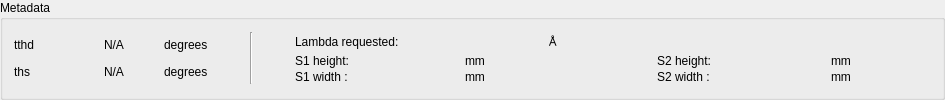
                <widget class="QGroupBox" name="groupBox_6">
                 <property name="title">
                  <string>Metadata</string>
                 </property>
                 <layout class="QVBoxLayout" name="verticalLayout_12">
                  <property name="spacing">
                   <number>2</number>
                  </property>
                  <item>
                   <layout class="QHBoxLayout" name="horizontalLayout_4">
                    <item>
                     <layout class="QVBoxLayout" name="verticalLayout_14">
                      <item>
                       <layout class="QHBoxLayout" name="horizontalLayout_28">
                        <property name="spacing">
                         <number>0</number>
                        </property>
                        <item>
                         <widget class="QLabel" name="label_5">
                          <property name="minimumSize">
                           <size>
                            <width>50</width>
                            <height>0</height>
                           </size>
                          </property>
                          <property name="maximumSize">
                           <size>
                            <width>50</width>
                            <height>16777215</height>
                           </size>
                          </property>
                          <property name="sizeIncrement">
                           <size>
                            <width>0</width>
                            <height>0</height>
                           </size>
                          </property>
                          <property name="text">
                           <string>tthd</string>
                          </property>
                         </widget>
                        </item>
                        <item>
                         <widget class="QLabel" name="tthd_value">
                          <property name="minimumSize">
                           <size>
                            <width>100</width>
                            <height>0</height>
                           </size>
                          </property>
                          <property name="maximumSize">
                           <size>
                            <width>100</width>
                            <height>16777215</height>
                           </size>
                          </property>
                          <property name="text">
                           <string>N/A</string>
                          </property>
                          <property name="alignment">
                           <set>Qt::AlignCenter</set>
                          </property>
                         </widget>
                        </item>
                        <item>
                         <widget class="QLabel" name="label_7">
                          <property name="text">
                           <string>degrees</string>
                          </property>
                         </widget>
                        </item>
                       </layout>
                      </item>
                      <item>
                       <layout class="QHBoxLayout" name="horizontalLayout_30">
                        <property name="spacing">
                         <number>0</number>
                        </property>
                        <item>
                         <widget class="QLabel" name="label_8">
                          <property name="minimumSize">
                           <size>
                            <width>50</width>
                            <height>0</height>
                           </size>
                          </property>
                          <property name="maximumSize">
                           <size>
                            <width>50</width>
                            <height>16777215</height>
                           </size>
                          </property>
                          <property name="sizeIncrement">
                           <size>
                            <width>0</width>
                            <height>0</height>
                           </size>
                          </property>
                          <property name="text">
                           <string>ths</string>
                          </property>
                         </widget>
                        </item>
                        <item>
                         <widget class="QLabel" name="ths_value">
                          <property name="minimumSize">
                           <size>
                            <width>100</width>
                            <height>0</height>
                           </size>
                          </property>
                          <property name="maximumSize">
                           <size>
                            <width>100</width>
                            <height>16777215</height>
                           </size>
                          </property>
                          <property name="text">
                           <string>N/A</string>
                          </property>
                          <property name="alignment">
                           <set>Qt::AlignCenter</set>
                          </property>
                         </widget>
                        </item>
                        <item>
                         <widget class="QLabel" name="label_11">
                          <property name="text">
                           <string>degrees</string>
                          </property>
                         </widget>
                        </item>
                       </layout>
                      </item>
                     </layout>
                    </item>
                    <item>
                     <spacer name="horizontalSpacer_8">
                      <property name="orientation">
                       <enum>Qt::Horizontal</enum>
                      </property>
                      <property name="sizeHint" stdset="0">
                       <size>
                        <width>40</width>
                        <height>20</height>
                       </size>
                      </property>
                     </spacer>
                    </item>
                    <item>
                     <widget class="Line" name="line_5">
                      <property name="orientation">
                       <enum>Qt::Vertical</enum>
                      </property>
                     </widget>
                    </item>
                    <item>
                     <spacer name="horizontalSpacer_2">
                      <property name="orientation">
                       <enum>Qt::Horizontal</enum>
                      </property>
                      <property name="sizeType">
                       <enum>QSizePolicy::Fixed</enum>
                      </property>
                      <property name="sizeHint" stdset="0">
                       <size>
                        <width>40</width>
                        <height>20</height>
                       </size>
                      </property>
                     </spacer>
                    </item>
                    <item>
                     <layout class="QVBoxLayout" name="verticalLayout_18">
                      <item>
                       <layout class="QHBoxLayout" name="horizontalLayout_5">
                        <item>
                         <widget class="QLabel" name="label_22">
                          <property name="minimumSize">
                           <size>
                            <width>150</width>
                            <height>0</height>
                           </size>
                          </property>
                          <property name="maximumSize">
                           <size>
                            <width>150</width>
                            <height>16777215</height>
                           </size>
                          </property>
                          <property name="sizeIncrement">
                           <size>
                            <width>150</width>
                            <height>0</height>
                           </size>
                          </property>
                          <property name="text">
                           <string>Lambda requested:</string>
                          </property>
                         </widget>
                        </item>
                        <item>
                         <widget class="QLabel" name="lambda_request">
                          <property name="minimumSize">
                           <size>
                            <width>100</width>
                            <height>0</height>
                           </size>
                          </property>
                          <property name="maximumSize">
                           <size>
                            <width>50</width>
                            <height>16777215</height>
                           </size>
                          </property>
                          <property name="text">
                           <string/>
                          </property>
                         </widget>
                        </item>
                        <item>
                         <widget class="QLabel" name="label_23">
                          <property name="minimumSize">
                           <size>
                            <width>50</width>
                            <height>0</height>
                           </size>
                          </property>
                          <property name="maximumSize">
                           <size>
                            <width>50</width>
                            <height>16777215</height>
                           </size>
                          </property>
                          <property name="text">
                           <string>&amp;#8491;</string>
                          </property>
                          <property name="textFormat">
                           <enum>Qt::RichText</enum>
                          </property>
                         </widget>
                        </item>
                        <item>
                         <spacer name="horizontalSpacer_10">
                          <property name="orientation">
                           <enum>Qt::Horizontal</enum>
                          </property>
                          <property name="sizeHint" stdset="0">
                           <size>
                            <width>40</width>
                            <height>20</height>
                           </size>
                          </property>
                         </spacer>
                        </item>
                       </layout>
                      </item>
                      <item>
                       <layout class="QHBoxLayout" name="horizontalLayout_8">
                        <item>
                         <layout class="QVBoxLayout" name="verticalLayout_19">
                          <item>
                           <layout class="QHBoxLayout" name="horizontalLayout_33">
                            <property name="spacing">
                             <number>0</number>
                            </property>
                            <item>
                             <widget class="QLabel" name="label_24">
                              <property name="minimumSize">
                               <size>
                                <width>70</width>
                                <height>0</height>
                               </size>
                              </property>
                              <property name="maximumSize">
                               <size>
                                <width>70</width>
                                <height>16777215</height>
                               </size>
                              </property>
                              <property name="text">
                               <string>S1 height:</string>
                              </property>
                             </widget>
                            </item>
                            <item>
                             <widget class="QLabel" name="s1h">
                              <property name="minimumSize">
                               <size>
                                <width>100</width>
                                <height>0</height>
                               </size>
                              </property>
                              <property name="maximumSize">
                               <size>
                                <width>100</width>
                                <height>16777215</height>
                               </size>
                              </property>
                              <property name="text">
                               <string/>
                              </property>
                              <property name="alignment">
                               <set>Qt::AlignCenter</set>
                              </property>
                             </widget>
                            </item>
                            <item>
                             <widget class="QLabel" name="det_angle_unit_label">
                              <property name="minimumSize">
                               <size>
                                <width>150</width>
                                <height>0</height>
                               </size>
                              </property>
                              <property name="maximumSize">
                               <size>
                                <width>150</width>
                                <height>16777215</height>
                               </size>
                              </property>
                              <property name="text">
                               <string>mm</string>
                              </property>
                             </widget>
                            </item>
                           </layout>
                          </item>
                          <item>
                           <layout class="QHBoxLayout" name="horizontalLayout_34">
                            <property name="spacing">
                             <number>0</number>
                            </property>
                            <item>
                             <widget class="QLabel" name="label_26">
                              <property name="minimumSize">
                               <size>
                                <width>70</width>
                                <height>0</height>
                               </size>
                              </property>
                              <property name="maximumSize">
                               <size>
                                <width>70</width>
                                <height>16777215</height>
                               </size>
                              </property>
                              <property name="text">
                               <string>S1 width :</string>
                              </property>
                             </widget>
                            </item>
                            <item>
                             <widget class="QLabel" name="s1w">
                              <property name="minimumSize">
                               <size>
                                <width>100</width>
                                <height>0</height>
                               </size>
                              </property>
                              <property name="maximumSize">
                               <size>
                                <width>100</width>
                                <height>16777215</height>
                               </size>
                              </property>
                              <property name="text">
                               <string/>
                              </property>
                              <property name="alignment">
                               <set>Qt::AlignCenter</set>
                              </property>
                             </widget>
                            </item>
                            <item>
                             <widget class="QLabel" name="det_angle_unit_label_7">
                              <property name="minimumSize">
                               <size>
                                <width>150</width>
                                <height>0</height>
                               </size>
                              </property>
                              <property name="maximumSize">
                               <size>
                                <width>150</width>
                                <height>16777215</height>
                               </size>
                              </property>
                              <property name="text">
                               <string>mm</string>
                              </property>
                             </widget>
                            </item>
                           </layout>
                          </item>
                         </layout>
                        </item>
                        <item>
                         <spacer name="horizontalSpacer_27">
                          <property name="orientation">
                           <enum>Qt::Horizontal</enum>
                          </property>
                          <property name="sizeHint" stdset="0">
                           <size>
                            <width>40</width>
                            <height>20</height>
                           </size>
                          </property>
                         </spacer>
                        </item>
                        <item>
                         <layout class="QVBoxLayout" name="verticalLayout_20">
                          <item>
                           <layout class="QHBoxLayout" name="horizontalLayout_18">
                            <item>
                             <widget class="QLabel" name="label_25">
                              <property name="minimumSize">
                               <size>
                                <width>70</width>
                                <height>0</height>
                               </size>
                              </property>
                              <property name="maximumSize">
                               <size>
                                <width>70</width>
                                <height>16777215</height>
                               </size>
                              </property>
                              <property name="text">
                               <string>S2 height:</string>
                              </property>
                             </widget>
                            </item>
                            <item>
                             <widget class="QLabel" name="s2h">
                              <property name="minimumSize">
                               <size>
                                <width>100</width>
                                <height>0</height>
                               </size>
                              </property>
                              <property name="maximumSize">
                               <size>
                                <width>100</width>
                                <height>16777215</height>
                               </size>
                              </property>
                              <property name="text">
                               <string/>
                              </property>
                              <property name="alignment">
                               <set>Qt::AlignCenter</set>
                              </property>
                             </widget>
                            </item>
                            <item>
                             <widget class="QLabel" name="det_angle_unit_label_2">
                              <property name="minimumSize">
                               <size>
                                <width>100</width>
                                <height>0</height>
                               </size>
                              </property>
                              <property name="maximumSize">
                               <size>
                                <width>100</width>
                                <height>16777215</height>
                               </size>
                              </property>
                              <property name="text">
                               <string>mm</string>
                              </property>
                             </widget>
                            </item>
                           </layout>
                          </item>
                          <item>
                           <layout class="QHBoxLayout" name="horizontalLayout_20">
                            <item>
                             <widget class="QLabel" name="label_27">
                              <property name="minimumSize">
                               <size>
                                <width>70</width>
                                <height>0</height>
                               </size>
                              </property>
                              <property name="maximumSize">
                               <size>
                                <width>70</width>
                                <height>16777215</height>
                               </size>
                              </property>
                              <property name="text">
                               <string>S2 width :</string>
                              </property>
                             </widget>
                            </item>
                            <item>
                             <widget class="QLabel" name="s2w">
                              <property name="minimumSize">
                               <size>
                                <width>100</width>
                                <height>0</height>
                               </size>
                              </property>
                              <property name="maximumSize">
                               <size>
                                <width>100</width>
                                <height>16777215</height>
                               </size>
                              </property>
                              <property name="text">
                               <string/>
                              </property>
                              <property name="alignment">
                               <set>Qt::AlignCenter</set>
                              </property>
                             </widget>
                            </item>
                            <item>
                             <widget class="QLabel" name="det_angle_unit_label_3">
                              <property name="minimumSize">
                               <size>
                                <width>100</width>
                                <height>0</height>
                               </size>
                              </property>
                              <property name="maximumSize">
                               <size>
                                <width>100</width>
                                <height>16777215</height>
                               </size>
                              </property>
                              <property name="text">
                               <string>mm</string>
                              </property>
                             </widget>
                            </item>
                           </layout>
                          </item>
                         </layout>
                        </item>
                       </layout>
                      </item>
                     </layout>
                    </item>
                    <item>
                     <layout class="QVBoxLayout" name="verticalLayout_21"/>
                    </item>
                   </layout>
                  </item>
                 </layout>
                </widget>
